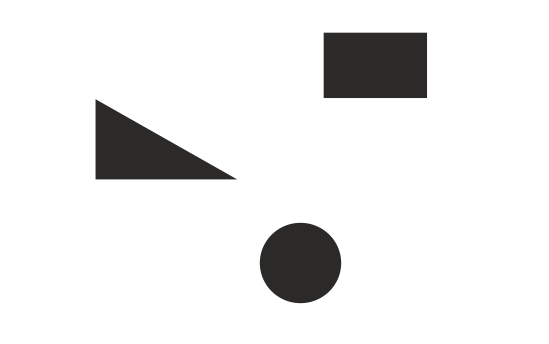
#> input picture Lab7/pattern2.png, 549 x 344 px
$ jupyter execute 01_scene-segmentation.ipynb
#> lines starting #> are read from the running program, lines starting #| are printed output that depends on the picture; after the words box and inside, x2 and y2 are one past the last pixel; in counts of white or black regions, pixels touching at a corner belong together; long printed decimals are rounded
[cell 1]
import numpy as np
import matplotlib.pyplot as plt
from skimage import io
from skimage.color import rgb2gray


path = './'

image = io.imread(path + 'pattern2.png')
#> image is the input picture: shape (344, 549, 3); mean R, G, B 235.3, 235.2, 235.1

image = rgb2gray(image)
#> image: shape (344, 549) float64

plt.imshow(image, cmap='gray')
plt.axis('on')
plt.suptitle('Analizowany obraz')
plt.show()

bins=np.arange(0, 257)
histo = np.histogram(image, bins=bins)

hist, bins = histo
#> hist = 256 values, max 170620 at index 1, min 0 at index 2, mean 737.7; bins = 257 values from 0 to 256

plt.plot(bins[:-1], hist)
plt.suptitle('Histogram')
plt.show()
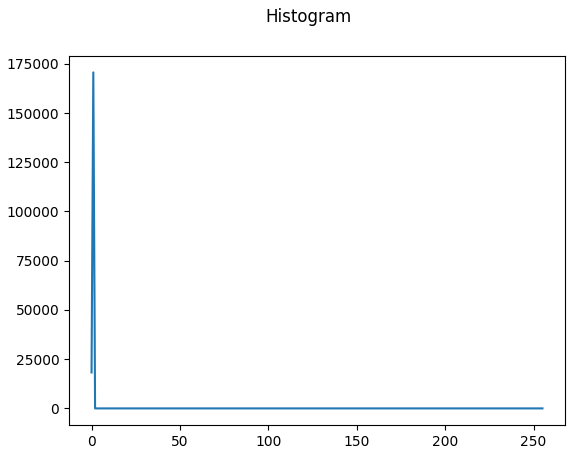
#> figure drawn by matplotlib, 1 panel; curve peaks at x = 1, y = 170620

[cell 2]
from skimage import filters

th = filters.threshold_otsu(image)
#> th = 0.581
print('Prog binaryzacji: ', th)
#| Prog binaryzacji:  0.581

binary = image < th
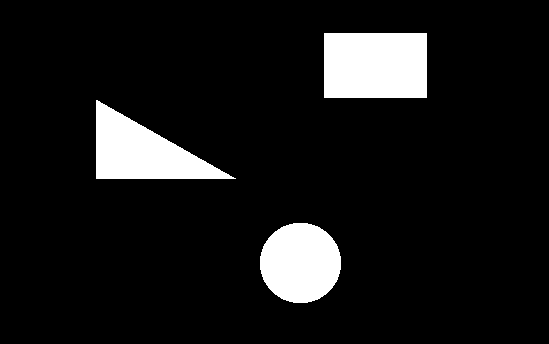
#> binary: shape (344, 549) bool; 9.2% white; 3 white regions, box (x1, y1, x2, y2) and area: (324, 33, 427, 98) 6695, (96, 100, 236, 179) 5586, (260, 223, 341, 303) 5128

plt.imshow(binary, cmap='binary')
plt.axis('on')
plt.suptitle('Obraz po binaryzacji')
plt.show()

[cell 3]
from scipy import ndimage as ndi
label_objects, nb_labels = ndi.label(binary)
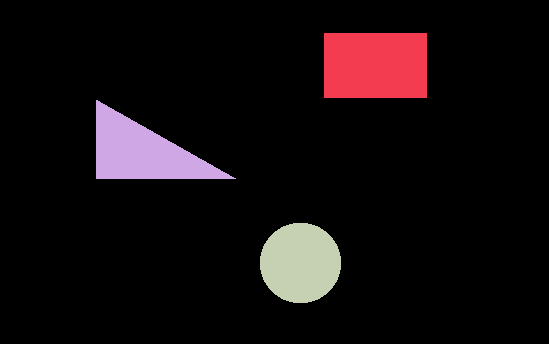
#> label_objects: shape (344, 549) int32; 4 distinct labels, from 0 to 3; one colour per label, 0 black
#> nb_labels = 3

sizes = np.bincount(label_objects.ravel())
#> sizes = [171447, 6695, 5586, 5128]
mask_sizes = sizes > 20
#> mask_sizes = [True, True, True, True]
mask_sizes[0] = 0

figures = mask_sizes[label_objects]

[cell 4]
plt.imshow(figures, cmap="hot")
plt.axis('on')
plt.suptitle('Obiekty na obrazie')
plt.show()

print(figures.shape)
#| (344, 549)
print(label_objects.shape)
#| (344, 549)
print(nb_labels)
#| 3

[cell 5]
plt.imshow(label_objects,cmap='hot')
plt.show()

mask_sizes
print(sizes, mask_sizes)
#| [171447   6695   5586   5128] [False  True  True  True]
print(label_objects[250][300])
#| 3
print(label_objects[100][400])
#| 0
print(label_objects[100][100])
#| 0
# print label_objects.size, label_objects.shape
print(np.sum(label_objects == 2))
#| 5586

[cell 6]
no_of_object = 2

def cog(labelledImage, objNumber):
    cx = 0
    cy = 0
    for y in range(labelledImage.shape[0]):
        for x in range(labelledImage.shape[1]):
            if labelledImage[y,x] == objNumber:
                cy = cy + y
                cx = cx + x

    cx = cx / sizes[objNumber]
    cy = cy / sizes[objNumber]

    return int(cy), int(cx)

cogs = []
for i in range(nb_labels):
    cogs.append(cog(label_objects, i+1))
#> this loop made 3 passes
#> (cx in cog, cy in cog) on passes 1 to 3: (375, 65), (142.3, 152), (300, 262.5)
#> after the loop, cogs = [(65, 375), (151, 142), (262, 300)]

print(cogs)
#| [(65, 375), (151, 142), (262, 300)]

[cell 7]
def drawMarkers(image, coords):

    image = np.copy(image)

    for item in coords:
        y,x = item
        for j in range(y-5, y+6):
            image[j,x] = 0
        for i in range(x-5, x+6):
            image[y,i] = 0
#> this loop made 3 passes
#> image: shape (344, 549) int32; 4 distinct labels, from 0 to 3

    return image


lo = drawMarkers(label_objects, cogs)
plt.figure(figsize=(10,10))
plt.imshow(lo,cmap='hot')
plt.show()

[cell 8]
from operator import itemgetter

cogs2 = sorted(cogs, key=itemgetter(0,1))
#> cogs2 = [(65, 375), (151, 142), (262, 300)]
print(cogs2)
#| [(65, 375), (151, 142), (262, 300)]

from numpy.linalg import norm
cogs3 = sorted(cogs, key=lambda tup: norm(tup))
#> cogs3 = [(151, 142), (65, 375), (262, 300)]
print(cogs3)
#| [(151, 142), (65, 375), (262, 300)]

for item in cogs3:
    print(norm(item))
#> this loop made 3 passes
#| 207.280
#| 380.592
#| 398.301

[cell 9]
import math

p1 = 0
p2 = 1

print(cogs3[p1], cogs3[p2])
#| (151, 142) (65, 375)
print(label_objects.shape[0])
#| 344

[cell 10]
y = cogs3[p1][0] - cogs3[p2][0]
#> y = 86
x = cogs3[p1][1] - cogs3[p2][1]
#> x = -233
print(x,y)
#| -233 86

angle = math.degrees(math.atan2(-y, x)) + 180
#> angle = 20.26

print(int(angle))
#| 20

[cell 11]
def getFigure(labelledImage, objNumber):

    points = []
    for y in range(labelledImage.shape[0]):
        for x in range(labelledImage.shape[1]):
            if labelledImage[y,x] == objNumber:
                points.append((y,x))

    return points

print(nb_labels)
#| 3

[cell 12]
for i in range(nb_labels):
    pts = getFigure(label_objects, i+1)
    print(len(pts))
#> this loop made 3 passes
#| 6695
#| 5586
#| 5128

[cell 13]
def cog2(points):
    mx=0
    my=0
    for (y,x) in points:
        mx = mx + x
        my = my + y
    mx = mx/len(points)
    my = my/len(points)

    return [my, mx]


for i in range(nb_labels):
    pts = getFigure(label_objects, i+1)

    print('Liczba punktow: ',len(pts),' Srodek ciezkosci: ', cog2(pts))
#> this loop made 3 passes
#| Liczba punktow:  6695  Srodek ciezkosci:  [65.0, 375.0]
#| Liczba punktow:  5586  Srodek ciezkosci:  [151.991, 142.329]
#| Liczba punktow:  5128  Srodek ciezkosci:  [262.5, 300.0]

[cell 14]
from scipy.spatial import distance

def computeBB(points):

    s = len(points)
    my,mx = cog2(pts)

    r = 0
    for point in points:
         r = r + distance.euclidean(point,(my,mx))**2

    return s/(math.sqrt(2*math.pi*r))

[cell 15]
for i in range(nb_labels):
    pts = getFigure(label_objects, i+1)
    bb = computeBB(pts)

    print('Liczba punktow: ',len(pts), ' Srodek ciezkosci: ', cog2(pts), ' Blair-Bliss: ', bb)
#> this loop made 3 passes
#> (s in computeBB, bb) on passes 1 to 3: (6695, 0.928), (5586, 0.784), (5128, 1)
#| Liczba punktow:  6695  Srodek ciezkosci:  [65.0, 375.0]  Blair-Bliss:  0.9285
#| Liczba punktow:  5586  Srodek ciezkosci:  [151.991, 142.329]  Blair-Bliss:  0.7836
#| Liczba punktow:  5128  Srodek ciezkosci:  [262.5, 300.0]  Blair-Bliss:  1

[cell 16]
def computeFeret(points):

    px = [x for (y,x) in points]
    py = [y for (y,x) in points]

    fx = max(px) - min(px)
    fy = max(py) - min(py)

    return float(fy)/float(fx)

[cell 17]
for i in range(nb_labels):
    pts = getFigure(label_objects, i+1)
    bb = computeBB(pts)
    feret = computeFeret(pts)

    print('Liczba punktow: ',len(pts),'\nSrodek ciezkosci: ', cog2(pts),'\nBlair-Bliss: ', bb,'\nFeret: ',feret, '\n---\n')
#> this loop made 3 passes
#> (s in computeBB, bb, fx in computeFeret, fy in computeFeret, feret) on passes 1 to 3: (6695, 0.928, 102, 64, 0.627), (5586, 0.784, 139, 78, 0.561), (5128, 1, 80, 79, 0.988)
#> (printed output is left out)

[cell 18]
i = 1
pts = getFigure(label_objects, i+1)
#> pts = 5586 pairs, first value 100 to 178, second value 96 to 235
obj = np.zeros(image.shape, dtype='uint8')

for coords in pts:
    obj[coords] = 1
#> this loop made 5586 passes
#> coords on passes 1 to 3: (100, 96), (100, 97), (101, 96)
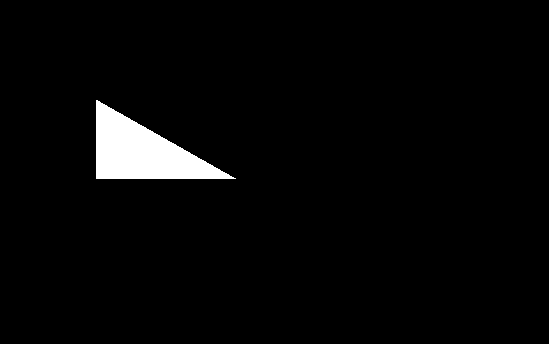
#> obj: shape (344, 549); values 0 (black) and 1 (white), 3% white; 1 white region, box (x1, y1, x2, y2) and area: (96, 100, 236, 179) 5586

import matplotlib.pyplot as plt
import numpy as np

plt.figure(figsize=(5,5))
plt.imshow(obj, cmap="gray")
plt.axis('off')
plt.show()

import cv2

moments = cv2.moments(obj)
#> moments = moments, m00 5586, centre m10/m00, m01/m00 = (142.3, 152)
print(moments)
#> (printed output is left out)
hu = cv2.HuMoments(moments)
#> hu = [0.259, 0.0302, 0.00789, 0.00174, 6.25e-06, 0.000272, 1.57e-06]
print(hu)
#| [[2.59220037e-01]
#|  [3.01551065e-02]
#|  [7.89374178e-03]
#|  [1.73998026e-03]
#|  [6.25446790e-06]
#|  [2.71691595e-04]
#|  [1.56991617e-06]]

$ run again, with Lab7/pattern1.png copied over Lab7/pattern2.png
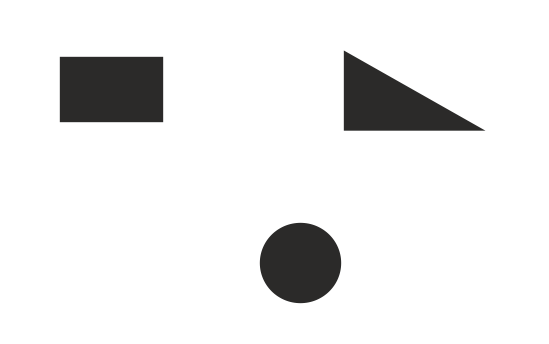
#> input picture Lab7/pattern1.png, 549 x 344 px
#> image is the input picture: shape (344, 549, 3); mean R, G, B 235.3, 235.2, 235.1
#> hist = 256 values, max 170634 at index 1, min 0 at index 2, mean 737.7; bins = 257 values from 0 to 256
#> th = 0.581
#| Prog binaryzacji:  0.581
#> binary: shape (344, 549) bool; 9.3% white; 3 white regions, box (x1, y1, x2, y2) and area: (60, 57, 163, 122) 6695, (344, 51, 485, 131) 5711, (260, 223, 341, 303) 5128
#> `label_objects, nb_labels = ndi.label(binary)`:
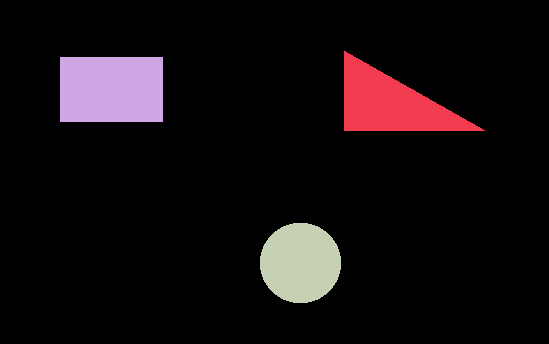
#> label_objects: shape (344, 549) int32; 4 distinct labels, from 0 to 3; one colour per label, 0 black
#> nb_labels = 3
#> sizes = [171322, 5711, 6695, 5128]
#> mask_sizes = [True, True, True, True]
#| (344, 549)
#| (344, 549)
#| 3
#| [171322   5711   6695   5128] [False  True  True  True]
#| 3
#| 1
#| 2
#| 6695
#> the loop `for i in range(nb_labels):` made 3 passes
#> after the loop `for i in range(nb_labels):`: cogs = [(103, 390), (89, 111), (262, 300)]
#| [(103, 390), (89, 111), (262, 300)]
#> the loop in drawMarkers, `for item in coords:` made 3 passes
#> cogs2 = [(89, 111), (103, 390), (262, 300)]
#| [(89, 111), (103, 390), (262, 300)]
#> cogs3 = [(89, 111), (262, 300), (103, 390)]
#| [(89, 111), (262, 300), (103, 390)]
#> the loop `for item in cogs3:` made 3 passes
#> (printed output is left out)
#| (89, 111) (262, 300)
#| 344
#> `y = cogs3[p1][0] - cogs3[p2][0]`: y = -173
#> `x = cogs3[p1][1] - cogs3[p2][1]`: x = -189
#| -189 -173
#> angle = 317.5
#| 317
#| 3
#> the loop `for i in range(nb_labels):` made 3 passes
#| 5711
#| 6695
#| 5128
#> the loop `for i in range(nb_labels):` made 3 passes
#> (printed output is left out)
#> the loop `for i in range(nb_labels):` made 3 passes
#> bb on passes 1 to 3: 0.784, 0.928, 1
#> (printed output is left out)
#> the loop `for i in range(nb_labels):` made 3 passes
#> (bb, feret) on passes 1 to 3: (0.784, 0.564), (0.928, 0.627), (1, 0.988)
#> (printed output is left out)
#> `pts = getFigure(label_objects, i+1)`: pts = 6695 pairs, first value 57 to 121, second value 60 to 162
#> the loop `for coords in pts:` made 6695 passes
#> coords on passes 1 to 3: (57, 60), (57, 61), (57, 62)
#> after the loop `for coords in pts:`:
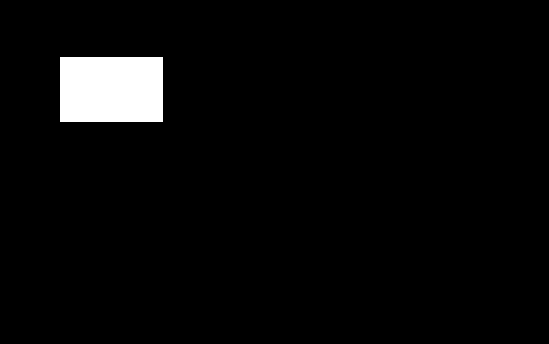
#> obj: shape (344, 549); values 0 (black) and 1 (white), 3.5% white; 1 white region, box (x1, y1, x2, y2) and area: (60, 57, 163, 122) 6695
#> moments = moments, m00 6695, centre m10/m00, m01/m00 = (111, 89)
#> (printed output is left out)
#> hu = [0.185, 0.00631, 9.74e-30, 1.09e-30, -3.49e-60, -8.57e-32, -5.63e-61]
#| [[ 1.84615385e-01]
#|  [ 6.31425478e-03]
#|  [ 9.74056928e-30]
#|  [ 1.08576529e-30]
#|  [-3.48577485e-60]
#|  [-8.56552345e-32]
#> (further printed lines are left out)
